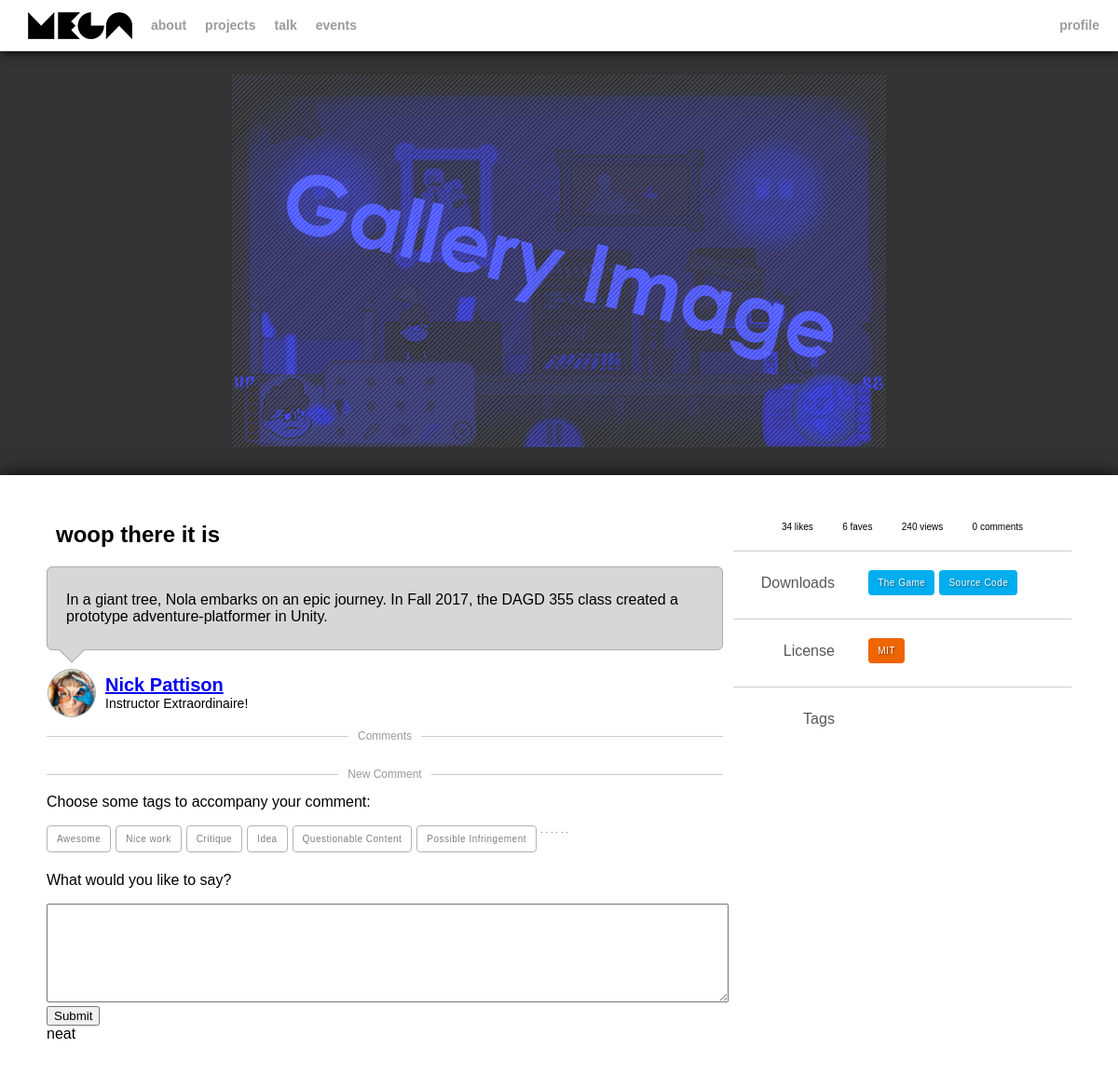
Page /project.php?id=10 (signed in) on the committed database.
### tables this page shows
CREATE TABLE `projects` (
  `id` int(11) NOT NULL,
  `title` varchar(64) NOT NULL,
  `description` text NOT NULL,
  `user_id` int(11) NOT NULL,
  `license_id` int(11) NOT NULL
);

CREATE TABLE `users` (
  `id` int(11) NOT NULL,
  `alias` varchar(32) NOT NULL,
  `title` varchar(64) NOT NULL,
  `first` varchar(32) NOT NULL,
  `last` varchar(32) NOT NULL,
  `email` varchar(32) NOT NULL,
  `hash` varchar(32) NOT NULL,
  `salt` int(11) NOT NULL,
  `date_signup` datetime NOT NULL DEFAULT CURRENT_TIMESTAMP,
  `is_approved` tinyint(1) NOT NULL DEFAULT '0' COMMENT 'Whether or not the user has been approved.',
  `is_admin` tinyint(1) NOT NULL DEFAULT '0' COMMENT 'Whether or not the user has admin rights.',
  `is_mod` tinyint(1) NOT NULL DEFAULT '0' COMMENT 'Whether or not the user has moderation rights.'
);

CREATE TABLE `licenses` (
  `id` int(11) NOT NULL,
  `title` varchar(32) NOT NULL,
  `copy` text NOT NULL,
  `link` varchar(128) NOT NULL
);

CREATE TABLE `tags_comments` (
  `id` int(11) NOT NULL,
  `text` varchar(32) NOT NULL,
  `warn` tinyint(1) NOT NULL DEFAULT '0'
);

### api/class.CoolDB.php (called while the page is built, shortened)
<?
class CoolDB {
    static $pdo;
    private $query = "";
    private $params = array();
    private $table;
    function connect(){
        if(empty(CoolDB::$pdo)) CoolDB::$pdo = new PDO(DB::HOST, DB::USER, DB::PASS);
        return CoolDB::$pdo ? true : false;
    }
    function clear(){
        $this->query = "";
        $this->params = array();
    }
    function table($table){
        $this->table = CoolDB::escapeField($table);
        return $this;
    }
    function select($fields = "*", bool $filterFields = true) {
        if($filterFields === true){
            if (is_string($fields)) $fields = CoolDB::escapeField($fields);
            if (empty($fields)) $fields = "*";
        }
        $this->query = "SELECT {$fields} FROM {$this->table}";
        return $this;
    }
    function where($conditions, $and = true){
        if(!empty($conditions)) {
            $this->query .= " WHERE ";
        }
        return $this;
    }
    private function fromConditions($conditions, $and = true) {
        $fields = [];
        foreach ($conditions as $field => $val) {
            $field = CoolDB::escapeField($field);
            if      ($val === null ) $fields []= " {$field} IS NULL ";
            elseif  ($val === true ) $fields []= " {$field} = TRUE ";
            elseif  ($val === false) $fields []= " {$field} = FALSE ";
            else {
                $fields []= " {$field} = ? ";
                $this->params []= $val;
            }
        }
        $glu = ($and == true) ? 'AND' : 'OR';
        $fields = implode($glu, $fields);
        $this->query .= "({$fields})";
    }
    function execute(){
        return $this->query($this->query, $this->params);
    }
    function query(string $query, array $params){
        $stmt = CoolDB::$pdo->prepare($query);
        $stmt->execute($params);
        $res = (array) $stmt->fetchAll(PDO::FETCH_ASSOC);
        return $res;
    }
    static function escapeField(string $string): string {
        $string = trim($string);
        if(preg_match('/^[a-zA-Z_][a-zA-Z0-9_]*$/', $string) === 0) return "";
        return "`{$string}`";
    }
}
?>

### api/functions.php (called while the page is built, shortened)
<?
function get(string $str){
    if(array_key_exists($str, $_GET)) return $_GET[$str];
    return '';
}
?>

### api/class.User.php (called while the page is built, shortened)
<?
include_once "class.CoolDB.php";
class User {
    private static $current;
    private static function setCurrent(array $row){
        $user = $row;
        unset($user['hash']);
        unset($user['salt']);
        User::$current = $user;
    }
    static function current(){
        if(!empty(User::$current)) return User::$current;
        if(array_key_exists('userid', $_SESSION)) {
            $id = intval($_SESSION['userid']);
            $db = new CoolDB();
            $res = $db->table('users')->select()->where(['id' => $id])->execute();
            if(count($res) > 0) {
                return User::$current;
            }
        }
        return null;
    }
    static function isLoggedIn():bool {
        $user = User::current();
        return (!empty($user));
    }
}
?>

### project.php (the view, shortened to what this page needs)
<?
include_once "api/functions.php";
include_once "includes/templates.php";
include_once "api/class.CoolDB.php";
include_once "api/class.User.php";
$id = intval(get("id"));
$db = new CoolDB();
$sql = "SELECT projects.*, licenses.title AS 'license_title', licenses.copy AS 'license_copy', licenses.link AS 'license_link' FROM projects, licenses WHERE projects.id = ? AND licenses.id = projects.license_id;";
$rows = $db->query($sql, array($id));
$project = $rows[0];
$comments = $db->query("SELECT c.*, GROUP_CONCAT(t.text) AS 'tags' FROM comments_projects c, comments_projects_tags j, tags_comments t WHERE c.project_id=? AND t.id = j.tag_id AND j.comment_id = c.id GROUP BY c.id", array($id));
$creator = $db->query("SELECT * FROM `users` WHERE `id`=?;", array($project['user_id']))[0];
?>
        <div class="tray">
            <div class="feature">
                <img src="imgs/placeholder-gallery-image.png">
            </div>
        </div>
        <div class="content">
            <article>
                <h1><?=$project["title"]?></h1>
                <div class="bubble bottom">
                    <p><?=$project["description"]?></p>
                    <div class="arrow bottom-left">
                        <div class="blocker"></div>
                    </div>
                </div>
                <div class="creator">
                    <div class="avatar"><img src="imgs/placeholder-avatar1.jpg"></div>
                    <h2><a href='profile.php?id=<?=$creator['id']?>' ><?=$creator['first'].' '.$creator['last']?></a></h2>
                    <h3><?=$creator['title']?></h3>
                </div>
            </article>
            <aside>
                <div class="stats">
                    <div>34 likes</div>
                    <div>6 faves</div>
                    <div>240 views</div>
                    <div><?=count($comments)?> comments</div>
                </div>
                <div class="hr"></div>
                <div class="split">
                    <div>Downloads</div>
                    <div>
                        <a href="#" class="button">The Game</a>
                        <a href="#" class="button">Source Code</a>
                    </div>
                </div>
                <? if(!empty($project["license_id"])) { ?>
                <div class="hr"></div>
                <div class="split">
                    <div>License</div>
                    <div><a href="<?=$project["license_link"]?>" target="_blank" class="button license"><?=$project["license_title"]?>
                    </a></div>
                </div>
                <? } ?>
                <div class="hr"></div>
                <div class="split">
                    <div>Tags</div>
                </div>
            </aside>
            <section>
                <div class="hr"><h3><span>Comments</span></h3></div>
                <div class="hr"><h3><span>New Comment</span></h3></div>
                <? if(User::isLoggedIn()) { ?>
                <form method="post" action="project.php?id=<?=$id?>">
                    <p>Choose some tags to accompany your comment:</p>
                    <div class='tag-picker'>
                    <?
                    $commentTags = $db->query("SELECT * FROM `tags_comments` ORDER BY `warn` ASC;", array());
                    foreach($commentTags as $tag){
                        $name = "commentFormTag".$tag['id'];
                        $value = $tag['text'];
                        $class = $tag['warn'] ? "issue" : "";
                        ?>
                        <label class="<?=$class?>" for="<?=$name?>"><?=$value?></label>
                    <? } ?>
                    </div>
                    <p>What would you like to say?</p>
                    <textarea name="comment" style="width:100%;max-width:100%;min-width:100%;min-height:50px;height:100px;max-height:300px;"></textarea>
                    <input type="submit">
                </form>
                <? } else { ?>
                <p>To add a new comment, please sign in!</p>
                <? } ?>
            </section>
            <footer>neat</footer>
        </div>

### styles/main.css (style rules this page uses)
body { margin:0; font-family:"Helvetica", "Arial", sans-serif; background:#333; }
.tray { padding:80px 0 30px; }
.feature img { max-width:100vw; height:auto; max-height:50vh; margin:0 auto; display:flex; }
.avatar img { object-fit:cover; object-position:center; width:50px; height:50px; }
.content { background:#FFF; box-shadow: 1px 1px 20px #000; padding:50px 50px 50px; }
.content article, .content section { width:66%; float:left; }
.content .hr { border-bottom:1px solid #CCC; margin:0 0 20px; padding:20px 0 0; clear:both; position:relative; }
.content aside { width:33%; float:right; font-size:11px; }
.content footer { clear:both; }
.bubble { background:#d7d7d7; border:1px solid #AAA; border-radius: 6px; padding:10px 20px; position:relative; min-height: 50px; }
.bubble .arrow { position:absolute; }
.bubble.bottom { margin-bottom: 20px; }
.bubble .arrow.bottom-left { left:15px; bottom:-10px; }
.bubble .blocker { display:block; background:#d7d7d7; position:absolute; z-index:5; }
.bubble .bottom-left .blocker { width:33px; height:17px; left:-7px; top:-5px; }
.avatar { width:50px; height:50px; min-width:50px; background:#d7d7d7; border-radius:50%; float:left; margin:0 10px 0 1px; border:1px solid #AAA; overflow:hidden; }
.creator h2 { font-size:20px; margin:0; padding:6px 0 0; }
.creator h3 { font-size:14px; margin:0; font-weight:normal; }
.hr h3 { font-size:12px; font-weight:normal; margin:0; text-align:center; position:absolute; top:13px; left:0; width:100%; color:#999; }
.stats { font-size:10px; padding:0 10%; display:flex; flex-direction:row; flex-wrap:nowrap; justify-content:space-around; }
.split > div { width:60%; float:left; }
.split > div:first-child { text-align:right; width:30%; margin-right:10%; color:#575757; font-size:16px; padding:5px 0 0; }
.content article h1 { margin:0 10px 20px; }
a.button, .tag-picker label { float:left; margin:0 5px 5px 0; font-size:10px; letter-spacing:0.5px; background:#00aeef; padding:8px 10px; border-radius:4px; text-decoration:none; color:#FFF; text-shadow:1px 1px 2px rgba(0, 0, 0, .5); }
a.button.license { background:#ef6500; position:relative; }
.hr h3 span { background:#FFF; padding:0 10px; }
a.button.tag, .tag-picker label { background:#CCC; text-shadow:none; color:#000; }
a.button.issue, .tag-picker label.issue { background:#F00; color:#FFF; }
.tag-picker input[type="checkbox"] + label { cursor: pointer; user-select:none; }
.tag-picker input[type="checkbox"]:not(:checked) + label { opacity: 0.5; background:#FFF; color:#000; border:1px solid #666; }

### rows in the picture
projects: title "woop there it is", description "In a giant tree, Nola embarks on an epic journey. In Fall 2017, the DAGD 355 class created a prototype adventure-platformer in Unity.", license.title "MIT"
users: first "Nick", last "Pattison", title "Instructor Extraordinaire!"
tags_comments: text "Awesome"
tags_comments: text "Nice work"
tags_comments: text "Critique"
tags_comments: text "Idea"
tags_comments: text "Questionable Content"
tags_comments: text "Possible Infringement"

### other values in the picture
count($comments) "0"
